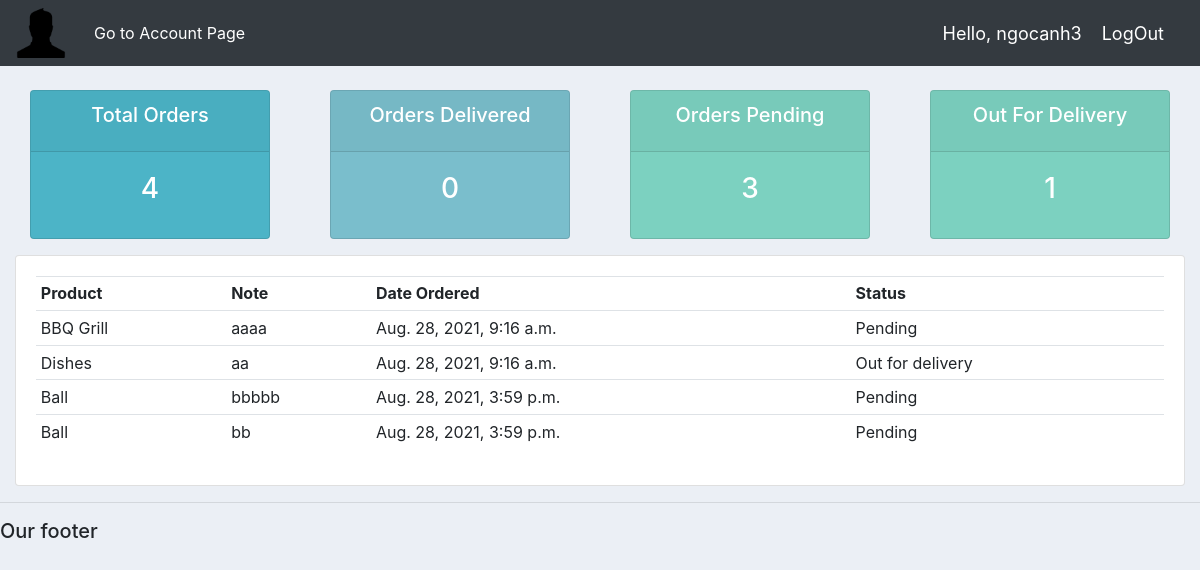
Page /user (signed in) on the committed database.
### accounts/models.py (models this page shows)
class Order(models.Model):
    STATUS = (
            ('Pending','Pending'),
            ('Out for delivery', 'Out for delivery'),
            ('Delivered', 'Delivered'),
            )
    customer = models.ForeignKey(Customer, null=True, on_delete=models.SET_NULL)
    product = models.ForeignKey(Product, null=True, on_delete=models.SET_NULL)
    date_created = models.DateTimeField(auto_now_add=True,null=True)
    status = models.CharField(max_length=200,null=True, choices=STATUS)
    note = models.CharField(max_length=1000, null=True)
    def __str__(self):
        return self.product.name

class Product(models.Model):
    CATEGORY = (
            ('Indoor','Indoor'),
            ('Outdoor','Outdoor'),
            )
    name = models.CharField(max_length=200, null=True)
    price = models.FloatField(null=True)
    category = models.CharField(max_length=200, null=True, choices=CATEGORY)
    description = models.CharField(max_length=200, null=True, blank=True)
    date_created = models.DateTimeField(auto_now_add=True,null=True)
    tags = models.ManyToManyField(Tag)
    def __str__(self):
        return self.name

### accounts/decorators.py (the view)
        def wrapper_func(request, *args, **kwargs):
            group = None
            if request.user.groups.exists():
                group = request.user.groups.all()[0].name
            if group in allowed_roles:
                return view_func(request,*args,**kwargs)
            else:
                return HttpResponse("You are not authorized to view this page")

### accounts/views.py (called while the page is built)
@login_required(login_url='login')
@allowed_users(allowed_roles=['customer'])
def userPage(request):
    orders = request.user.customer.order_set.all()
    total_orders = orders.count()
    delivered = orders.filter(status='Delivered').count()
    pending = orders.filter(status='Pending').count()
    out_for_delivery = orders.filter(status='Out for delivery').count()
    print('Orders: ', orders)
    context={'orders':orders,'out_for_delivery':out_for_delivery,
            'total_orders':total_orders,'delivered':delivered, 'pending':pending}
    return render(request,'accounts/user.html', context)

### accounts/templates/accounts/user.html
{% extends 'accounts/main.html' %}
{% block content %}
{% include 'accounts/status.html' %}
<div class="row">
    <div class="col-md">
        <div class="card card-body">
            <table class="table table-sm">
                <tr>
                    <th>Product</th>
                    <th>Note</th>
                    <th>Date Ordered</th>
                    <th>Status</th>
                </tr>
                {% for order in orders %}
                    <tr>
                        <td>{{order.product}}</td>
                        <td>{{order.note}}</td>
                        <td>{{order.date_created}}</td>
                        <td>{{order.status}}</td>
                    </tr>
                {% endfor %}
            </table>
        </div>
    </div>
</div>
{% endblock %}

### accounts/templates/accounts/navbar.html (shortened to what this page needs)
{% load static %}
<nav class="navbar navbar-expand-lg navbar-dark bg-dark">
    <img src="{% static 'images/default.png' %}">
    <div class="collapse navbar-collapse" id="navbarNav">
      <ul class="navbar-nav">
        {% if request.user.is_staff %}
        <li class="nav-item active">
          <a class="nav-link" href="{% url 'home' %}">Dashboard</a>
        </li>
        <li class="nav-item">
          <a class="nav-link" href="{% url 'products' %}">Products</a>
        </li>
        {% else %}
        <li class="nav-item active">
          <a style="margin-left: 20px" class="nav-link" href="{% url 'account' %}"> Go to Account Page</a>
        </li>
        {% endif %}
      </ul>
    </div>
    <span class="hello-msg"> Hello, {{user.username}}</span>
    <span><a class="hello-msg" href="{% url 'logout' %}">LogOut</a></span>
  </nav>

### static/css/main.css (style rules this page uses)
body { background-color: #ebeff5; }
img { height: 50px; }

### accounts/templates/accounts/navbar.html (style rules this page uses)
.hello-msg { font-size: 18px; color: #fff; margin-right: 20px; }

### rows in the picture
Order: product "BBQ Grill", note "aaaa", date_created "Aug. 28, 2021, 9:16 a.m.", status "Pending"
Order: product "Dishes", note "aa", date_created "Aug. 28, 2021, 9:16 a.m.", status "Out for delivery"
Order: product "Ball", note "bbbbb", date_created "Aug. 28, 2021, 3:59 p.m.", status "Pending"
Order: product "Ball", note "bb", date_created "Aug. 28, 2021, 3:59 p.m.", status "Pending"

### other values in the picture
{{ user.username }} "ngocanh3"
{{ total_orders }} "4"
{{ delivered }} "0"
{{ pending }} "3"
{{ out_for_delivery }} "1"
